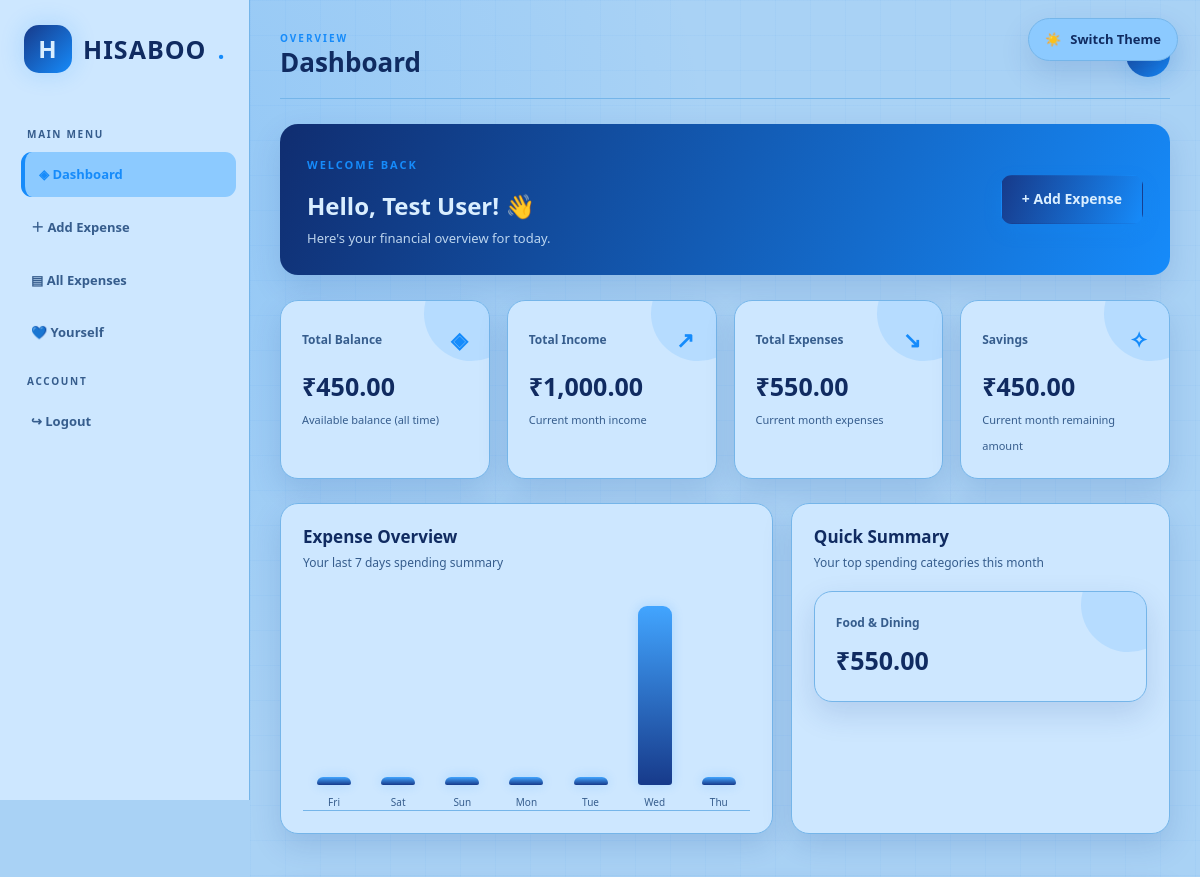
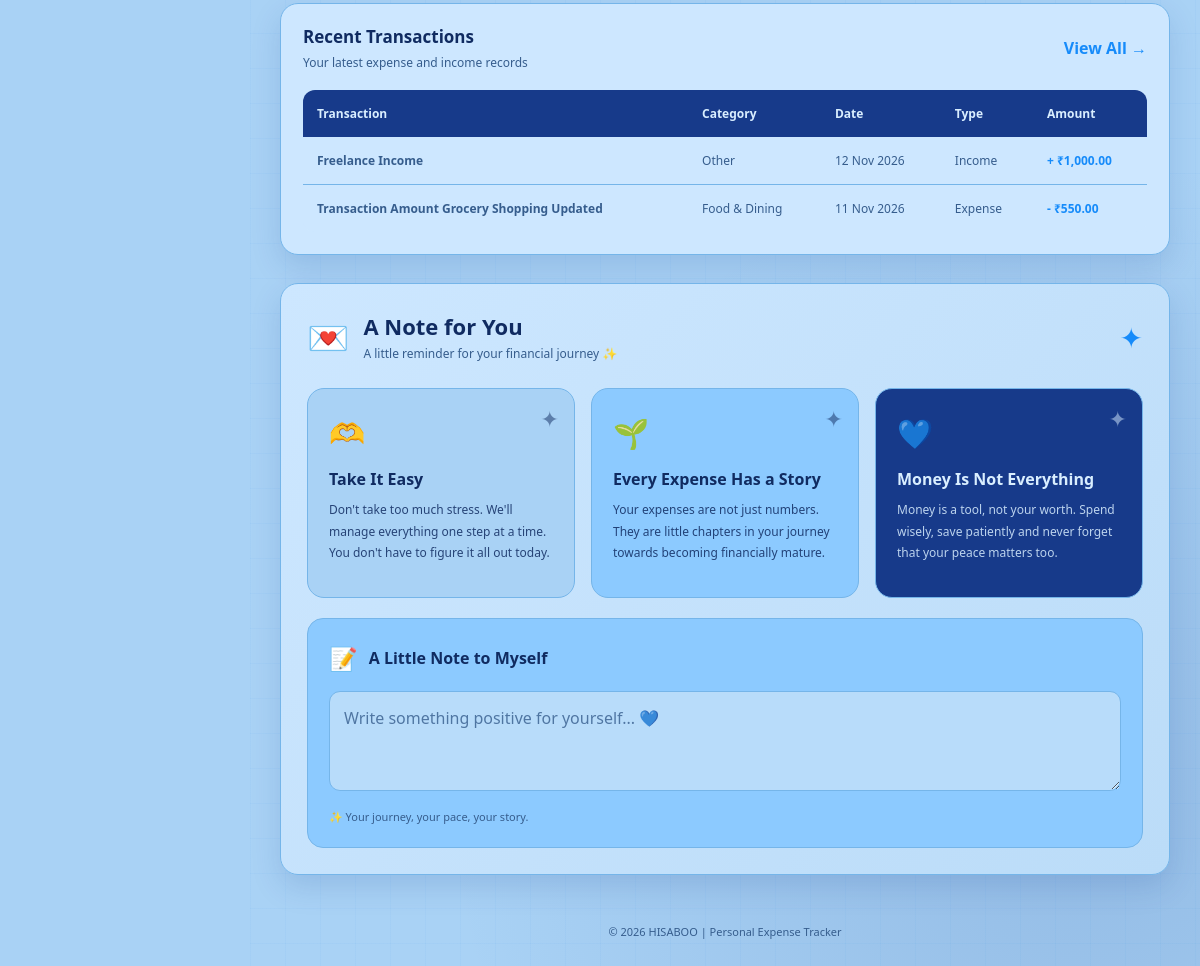
Page /dashboard.php (signed in) on the committed database (2 pictures, top to bottom).
### tables this page shows
CREATE TABLE `expenses` (
  `id` int(11) NOT NULL,
  `user_id` int(11) NOT NULL,
  `title` varchar(150) NOT NULL,
  `amount` decimal(10,2) NOT NULL,
  `category` varchar(50) NOT NULL,
  `expense_date` date NOT NULL,
  `description` text DEFAULT NULL,
  `created_at` timestamp NULL DEFAULT current_timestamp(),
  `payment_method` varchar(50) NOT NULL DEFAULT 'Other',
  `type` varchar(20) NOT NULL DEFAULT 'Expense'
);

### dashboard.php (the view, shortened to what this page needs)
<?php
require_once "db.php";
$user_id = (int) $_SESSION['user_id'];
$user_name = $_SESSION['user_name'] ?? 'User';
$monthStart = date('Y-m-01');
$today = date('Y-m-d');
$stmt = $conn->prepare("
    SELECT
        COALESCE(SUM(CASE WHEN type = 'Income' THEN amount ELSE 0 END), 0) AS total_income,
        COALESCE(SUM(CASE WHEN type = 'Expense' THEN amount ELSE 0 END), 0) AS total_expenses
    FROM expenses
    WHERE user_id = ?
");
$stmt->bind_param("i", $user_id);
$stmt->execute();
$totals = $stmt->get_result()->fetch_assoc();
$totalBalance = (float)$totals['total_income'] - (float)$totals['total_expenses'];
$stmt = $conn->prepare("
    SELECT
        COALESCE(SUM(CASE WHEN type = 'Income' THEN amount ELSE 0 END), 0) AS monthly_income,
        COALESCE(SUM(CASE WHEN type = 'Expense' THEN amount ELSE 0 END), 0) AS monthly_expenses
    FROM expenses
    WHERE user_id = ?
    AND expense_date BETWEEN ? AND ?
");
$stmt->bind_param("iss", $user_id, $monthStart, $today);
$stmt->execute();
$monthly = $stmt->get_result()->fetch_assoc();
$monthlyIncome = (float)$monthly['monthly_income'];
$monthlyExpenses = (float)$monthly['monthly_expenses'];
$monthlySavings = $monthlyIncome - $monthlyExpenses;
$weeklyExpenses = [];
$startDate = date('Y-m-d', strtotime('-6 days'));
for ($i = 0; $i < 7; $i++) {
    $date = date('Y-m-d', strtotime($startDate . " +$i days"));
    $weeklyExpenses[$date] = [
        'day' => date('D', strtotime($date)),
        'amount' => 0
    ];
}
$stmt = $conn->prepare("
    SELECT expense_date, SUM(amount) AS daily_total
    FROM expenses
    WHERE user_id = ?
    AND type = 'Expense'
    AND expense_date BETWEEN ? AND ?
    GROUP BY expense_date
");
$stmt->bind_param("iss", $user_id, $startDate, $today);
$stmt->execute();
$result = $stmt->get_result();
while ($row = $result->fetch_assoc()) {
    $date = $row['expense_date'];
    if (isset($weeklyExpenses[$date])) {
        $weeklyExpenses[$date]['amount'] = (float)$row['daily_total'];
    }
}
$maxWeeklyExpense = 0;
foreach ($weeklyExpenses as $day) {
    $maxWeeklyExpense = max($maxWeeklyExpense, $day['amount']);
}
$stmt = $conn->prepare("
    SELECT category, SUM(amount) AS category_total
    FROM expenses
    WHERE user_id = ?
    AND type = 'Expense'
    AND expense_date BETWEEN ? AND ?
    GROUP BY category
    ORDER BY category_total DESC
    LIMIT 2
");
$stmt->bind_param("iss", $user_id, $monthStart, $today);
$stmt->execute();
$categoryResult = $stmt->get_result();
$topCategories = [];
while ($row = $categoryResult->fetch_assoc()) {
    $topCategories[] = $row;
}
$stmt = $conn->prepare("
    SELECT title, category, amount, expense_date, type
    FROM expenses
    WHERE user_id = ?
    ORDER BY expense_date DESC, id DESC
    LIMIT 5
");
$stmt->bind_param("i", $user_id);
$stmt->execute();
$recentTransactions = $stmt->get_result();
function clean($value) {
    return htmlspecialchars((string)$value, ENT_QUOTES, 'UTF-8');
}
function money($amount) {
    return number_format((float)$amount, 2);
}
?>
<!DOCTYPE html>
<html lang="en">
<head>
    <link rel="stylesheet" href="style.css">
</head>
<body>
<label for="theme-toggle" class="theme-switch">
    <span class="sun-icon">☀️</span>
    <span>Switch Theme</span>
</label>
<div class="app-layout">
    <aside class="sidebar">
        <a href="dashboard.php" class="brand-logo">
            <span class="logo-icon">H</span>
            HISABOO<span class="logo-dot">.</span>
        </a>
        <p class="sidebar-label">MAIN MENU</p>
        <nav class="side-nav">
            <a href="dashboard.php" class="side-link active">
                ◈ Dashboard
            </a>
            <a href="add-expense.php" class="side-link">
                ＋ Add Expense
            </a>
            <a href="expenses.php" class="side-link">
                ▤ All Expenses
            </a>
            <a href="#yourself" class="side-link">
                💙 Yourself
            </a>
        </nav>
        <p class="sidebar-label">ACCOUNT</p>
        <nav class="side-nav">
            <a href="logout.php" class="side-link">
                ↪ Logout
            </a>
        </nav>
    </aside>
    <main class="main-content">
        <header class="topbar">
            <div>
                <p class="topbar-kicker">OVERVIEW</p>
                <h1>Dashboard</h1>
            </div>
            <div class="avatar">
            </div>
        </header>
        <section class="welcome-banner">
            <div>
                <span class="welcome-label">WELCOME BACK</span>
                <h2>
                    Hello, <?php echo clean($user_name); ?>! 👋
                </h2>
                <p>Here's your financial overview for today.</p>
            </div>
            <a href="add-expense.php" class="primary-btn">
                + Add Expense
            </a>
        </section>
        <section class="summary-grid">
            <article class="summary-card">
                <div class="summary-top">
                    Total Balance
                    <span class="summary-icon">◈</span>
                </div>
                <h3>₹<?php echo money($totalBalance); ?></h3>
                <small>Available balance (all time)</small>
            </article>
            <article class="summary-card">
                <div class="summary-top">
                    Total Income
                    <span class="summary-icon">↗</span>
                </div>
                <h3>₹<?php echo money($monthlyIncome); ?></h3>
                <small>Current month income</small>
            </article>
            <article class="summary-card">
                <div class="summary-top">
                    Total Expenses
                    <span class="summary-icon">↘</span>
                </div>
                <h3>₹<?php echo money($monthlyExpenses); ?></h3>
                <small>Current month expenses</small>
            </article>
            <article class="summary-card">
                <div class="summary-top">
                    Savings
                    <span class="summary-icon">✧</span>
                </div>
                <h3>₹<?php echo money($monthlySavings); ?></h3>
                <small>Current month remaining amount</small>
            </article>
        </section>
        <section class="dashboard-grid">
            <article class="panel">
                <div class="panel-heading">
                    <div>
                        <h3>Expense Overview</h3>
                        <p>Your last 7 days spending summary</p>
                    </div>
                </div>
                <div class="chart-area">
                    <?php foreach ($weeklyExpenses as $day): ?>
                        <?php
                        $height = 0;
                        if ($maxWeeklyExpense > 0) {
                            $height = ($day['amount'] / $maxWeeklyExpense) * 100;
                        }
                        ?>
                        <div class="chart-column">
                            <i
                                style="height: <?php echo max(3, $height); ?>%;"
                                title="₹<?php echo money($day['amount']); ?>">
                            </i>
                            <small>
                                <?php echo clean($day['day']); ?>
                            </small>
                        </div>
                    <?php endforeach; ?>
                </div>
            </article>
            <article class="panel">
                <div class="panel-heading">
                    <div>
                        <h3>Quick Summary</h3>
                        <p>Your top spending categories this month</p>
                    </div>
                </div>
                <?php if (count($topCategories) > 0): ?>
                    <?php foreach ($topCategories as $category): ?>
                        <div class="summary-card">
                            <div class="summary-top">
                                <?php echo clean($category['category']); ?>
                            </div>
                            <h3>
                                ₹<?php echo money($category['category_total']); ?>
                            </h3>
                        </div>
                        <br>
                    <?php endforeach; ?>
                <?php else: ?>
                    <p>No expense records found for this month.</p>
                <?php endif; ?>
            </article>
        </section>
        <section class="panel">
            <div class="panel-heading">
                <div>
                    <h3>Recent Transactions</h3>
                    <p>Your latest expense and income records</p>
                </div>
                <a href="expenses.php" class="text-link">
                    View All →
                </a>
            </div>
            <div class="table-wrap">
                <table class="data-table">
                    <thead>
                        <tr>
                            <th>Transaction</th>
                            <th>Category</th>
                            <th>Date</th>
                            <th>Type</th>
                            <th>Amount</th>
                        </tr>
                    </thead>
                    <tbody>
                        <?php if ($recentTransactions->num_rows > 0): ?>
                            <?php while ($transaction = $recentTransactions->fetch_assoc()): ?>
                                <tr>
                                    <td>
                                        <strong>
                                            <?php echo clean($transaction['title']); ?>
                                        </strong>
                                    </td>
                                    <td>
                                        <?php echo clean($transaction['category']); ?>
                                    </td>
                                    <td>
                                        <?php
                                        echo date(
                                            'd M Y',
                                            strtotime($transaction['expense_date'])
                                        );
                                        ?>
                                    </td>
                                    <td>
                                        <?php echo clean($transaction['type']); ?>
                                    </td>
                                    <td class="amount-cell">
                                        <?php if ($transaction['type'] === 'Income'): ?>
                                            + ₹<?php echo money($transaction['amount']); ?>
                                        <?php else: ?>
                                            - ₹<?php echo money($transaction['amount']); ?>
                                        <?php endif; ?>
                                    </td>
                                </tr>
                            <?php endwhile; ?>
                        <?php endif; ?>
                    </tbody>
                </table>
            </div>
        </section>
        <section class="personal-notes" id="yourself">
            <div class="notes-heading">
                <span class="notes-sticker">💌</span>
                <div>
                    <h2>A Note for You</h2>
                    <p>A little reminder for your financial journey ✨</p>
                </div>
                <span class="notes-sparkle">✦</span>
            </div>
            <div class="notes-grid">
                <div class="note-card note-blue">
                    <span class="note-icon">🫶</span>
                    <h3>Take It Easy</h3>
                    <p>
                        Don't take too much stress. We'll manage
                        everything one step at a time. You don't
                        have to figure it all out today.
                    </p>
                </div>
                <div class="note-card note-sky">
                    <span class="note-icon">🌱</span>
                    <h3>Every Expense Has a Story</h3>
                    <p>
                        Your expenses are not just numbers. They
                        are little chapters in your journey towards
                        becoming financially mature.
                    </p>
                </div>
                <div class="note-card note-navy">
                    <span class="note-icon">💙</span>
                    <h3>Money Is Not Everything</h3>
                    <p>
                        Money is a tool, not your worth. Spend wisely,
                        save patiently and never forget that your
                        peace matters too.
                    </p>
                </div>
            </div>
            <div class="my-note-box">
                <div class="my-note-title">
                    <span>📝</span>
                    <h3>A Little Note to Myself</h3>
                </div>
                <textarea
                    class="personal-note-input"
                    placeholder="Write something positive for yourself... 💙"
                ></textarea>
                <p>✨ Your journey, your pace, your story.</p>
            </div>
        </section>
        <footer class="page-footer">
            © 2026 HISABOO | Personal Expense Tracker
        </footer>
    </main>
</div>
</body>
</html>

### rows in the picture
expenses: title "Freelance Income", category "Other", expense_date "12 Nov 2026", type "Income", amount "1,000.00"
expenses: title "Transaction Amount Grocery Shopping Updated", category "Food & Dining", expense_date "11 Nov 2026", type "Expense", amount "550.00"

### other values in the picture
$user_name "Test User"
money($totalBalance) "450.00"
money($monthlyIncome) "1,000.00"
money($monthlyExpenses) "550.00"
money($monthlySavings) "450.00"
$day['day'] "Fri"
$day['day'] "Sat"
$day['day'] "Sun"
$day['day'] "Mon"
$day['day'] "Tue"
$day['day'] "Wed"
$day['day'] "Thu"
$category['category'] "Food & Dining"
money($category['category_total']) "550.00"
